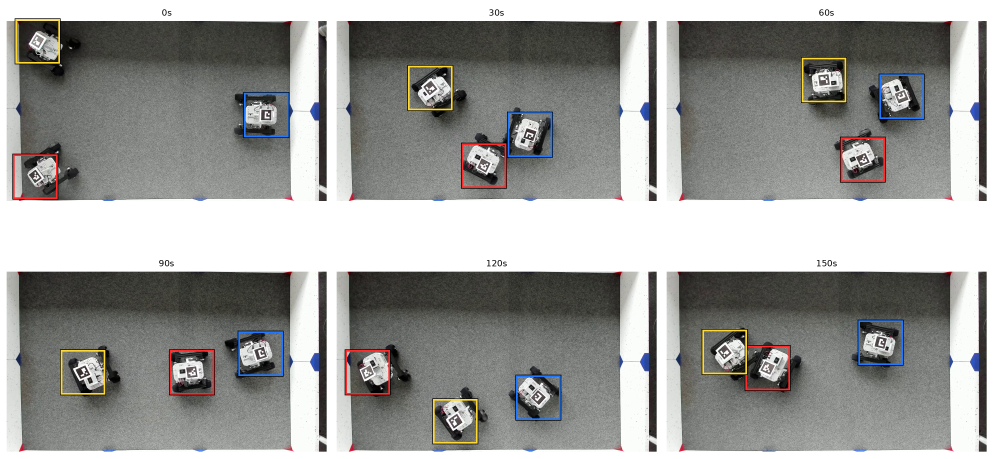
#> input picture Leo_sct/LATEX FIGURES/frames_contact_sheet_0_30_60_90_120_150.png, 2979 x 1375 px, found by its file name (shown at 1/3 size)
$ python resize_contact_sheet_font_latex.py
#> lines starting #> are read from the running program, lines starting #| are printed output that depends on the picture
#!/usr/bin/env python3
from __future__ import annotations

from pathlib import Path

import matplotlib

if not matplotlib.get_backend().lower().startswith("agg"):
    matplotlib.use("Agg")
import matplotlib.pyplot as plt
from PIL import Image


REPO_ROOT = Path(__file__).resolve().parent
SOURCE_PNG = REPO_ROOT / "video_analysis_out" / "latest_video_screenshots" / "frames_contact_sheet_0_30_60_90_120_150.png"
OUT_PNG = REPO_ROOT / "LATEX FIGURES" / "frames_contact_sheet_0_30_60_90_120_150.png"
FONT_SIZE = 12
TIMES = ["0s", "30s", "60s", "90s", "120s", "150s"]

# Crop only the frame areas from the existing contact sheet, excluding title whitespace.
FRAME_CROPS = [
    (20, 63, 980, 603),
    (1010, 63, 1970, 603),
    (2000, 63, 2960, 603),
    (20, 816, 980, 1356),
    (1010, 816, 1970, 1356),
    (2000, 816, 2960, 1356),
]


def main() -> None:
    image = Image.open(SOURCE_PNG).convert("RGB")
#> image is the input picture: PIL image 2979x1375 RGB; mean R, G, B 153.8, 153.9, 151.5
    frames = [image.crop(box) for box in FRAME_CROPS]
#> frames = 6 items

    fig, axes = plt.subplots(2, 3, figsize=(14.895, 6.875), dpi=200)
    for ax, frame, title in zip(axes.flat, frames, TIMES):
        ax.imshow(frame)
        ax.set_title(title, fontsize=FONT_SIZE)
        ax.set_axis_off()
#> this loop made 6 passes
#> title on passes 1 to 6: '0s', '30s', '60s', '90s', '120s', '150s'

    fig.subplots_adjust(left=0.007, right=0.993, top=0.965, bottom=0.015, wspace=0.03, hspace=0.23)
    OUT_PNG.parent.mkdir(parents=True, exist_ok=True)
    fig.savefig(OUT_PNG, dpi=200)
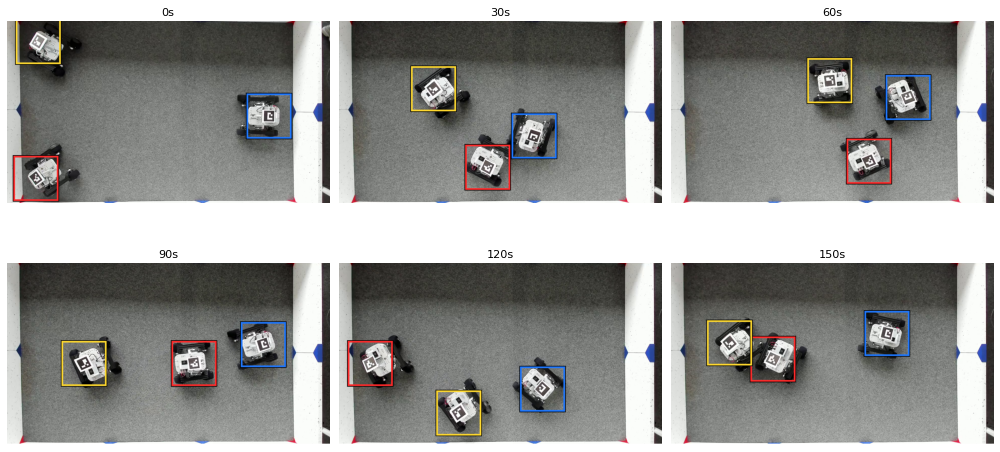
#> figure drawn by matplotlib, 6 panels
    plt.close(fig)
    print(f"[OK] wrote {OUT_PNG}")


if __name__ == "__main__":
    main()
